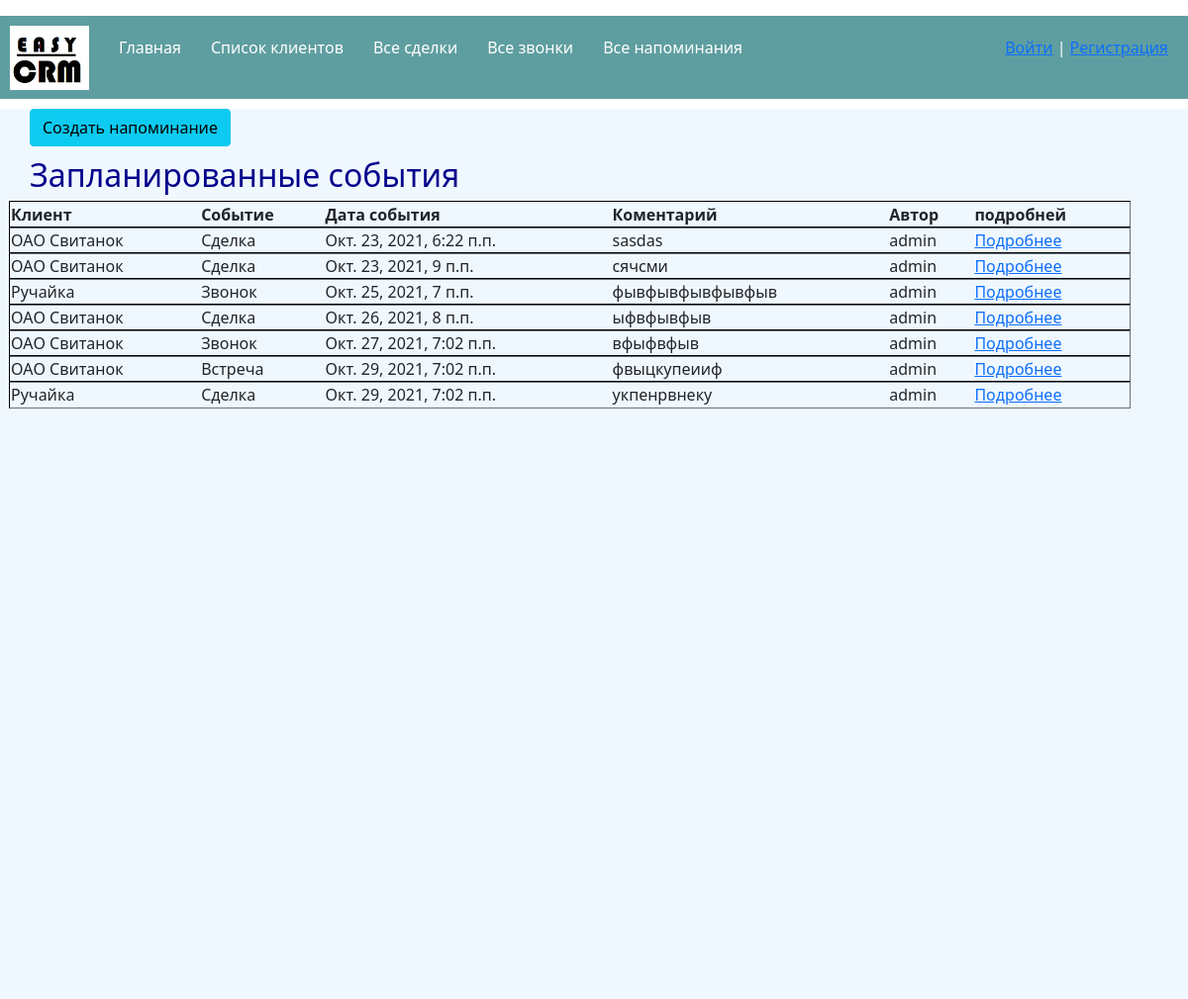
/list_reminders, run on an earlier commit of the app's database.
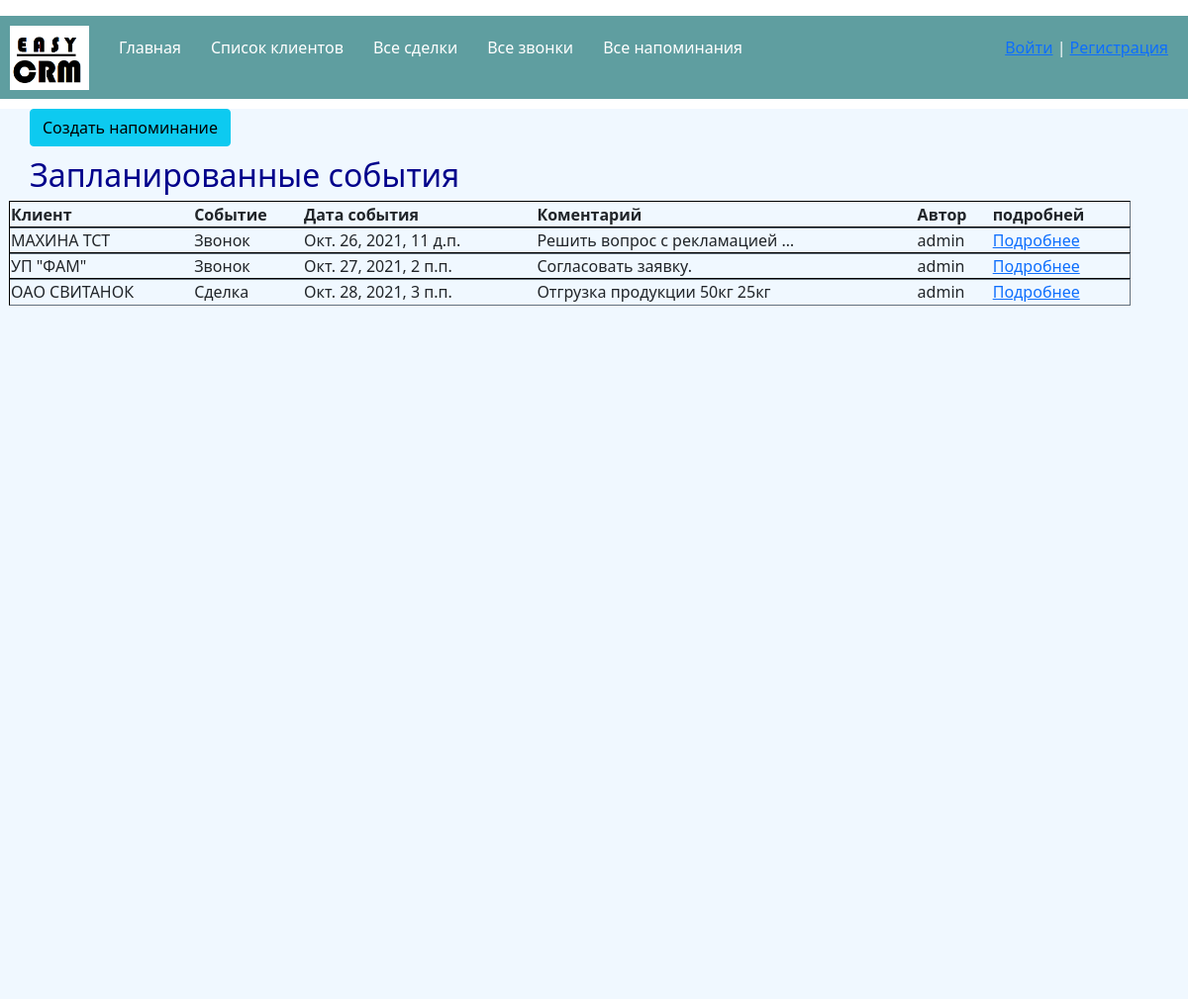
And on a later commit of the database.
### crm/models.py (models this page shows, shortened)
class Reminder(models.Model):
    client = models.ForeignKey(Client, related_name='reminders', on_delete=models.CASCADE)
    author = models.ForeignKey(User, on_delete=models.CASCADE)
    CHOISE_EVENT = (
        ('call', 'Звонок'),
        ('deal', 'Сделка'),
        ('meeting', 'Встреча'),
    )
    event_type = models.CharField(max_length=50, choices=CHOISE_EVENT)
    commentary = models.TextField('Коментарии')
    deadline = models.DateTimeField('Сроки')

class Client(models.Model):
    client_name = models.CharField('Название клиента', max_length=100)
    lpr = models.CharField('ФИО ЛПР-а', max_length=150)
    position = models.CharField('Должность', max_length=100)
    tel_number = models.CharField('Телефон', max_length=100)
    email = models.EmailField('Е-мэил', blank=True)
    adress = models.CharField('Адрес', max_length=255)
    commentary = models.TextField('Коментарии')
    publish = models.DateTimeField('Дата создания', default=timezone.now)
    author = models.ForeignKey(User, on_delete=models.CASCADE,
                               related_name='user_clients')
    def __str__(self):
        return self.client_name

### crm/views.py (the view)
# urls.py: path('list_reminders', views.list_reminders, name='list_reminders'),
def list_reminders(request):
    reminders = models.Reminder.objects.order_by('deadline')
    return render(request, 'crm/list_reminders.html', {'reminders': reminders})

### crm/templates/crm/list_reminders.html (shortened to what this page needs)
{% extends 'crm/base_two.html' %}
{% block content  %}
    <ul1>
    <a href="{% url 'create_reminder' %}"><li><button class="btn btn-info" type="submit">Создать напоминание</button></li></a>
    </ul1>
    <br>
    <br>
    <h2> Запланированные события </h2>
        <table class="table2">
    <tbody>
    <tr class="line">
        <th>Клиент</th>
        <th>Событие</th>
        <th>Дата события</th>
        <th>Коментарий</th>
        <th>Автор</th>
        <th>подробней</th>
    </tr>
    {% for el in reminders %}
        <tr class="line">
            <td>{{ el.client }}</td>
            <td>{{ el.get_event_type_display }}</td>
            <td>{{ el.deadline }}</td>
            <td>{{ el.commentary | truncatewords:4}}</td>
            <td>{{ el.author }}</td>
            <td><a href="{% url 'detailed_reminder' el.id %}"> Подробнее </a></td>
        </tr>
    {% endfor %}
    </tbody>
    </table>
{% endblock %}

What changed in the data, as far as the page shows it:
removed Reminder: client "ОАО Свитанок", event_type "Сделка", deadline "Окт. 23, 2021, 6:22 п.п.", commentary "sasdas", author "admin"
removed Reminder: client "ОАО Свитанок", event_type "Сделка", deadline "Окт. 23, 2021, 9 п.п.", commentary "сячсми", author "admin"
removed Reminder: client "Ручайка", event_type "Звонок", deadline "Окт. 25, 2021, 7 п.п.", commentary "фывфывфывфывфыв", author "admin"
removed Reminder: client "ОАО Свитанок", event_type "Сделка", deadline "Окт. 26, 2021, 8 п.п.", commentary "ыфвфывфыв", author "admin"
removed Reminder: client "ОАО Свитанок", event_type "Звонок", deadline "Окт. 27, 2021, 7:02 п.п.", commentary "вфыфвфыв", author "admin"
removed Reminder: client "ОАО Свитанок", event_type "Встреча", deadline "Окт. 29, 2021, 7:02 п.п.", commentary "фвыцкупеииф", author "admin"
removed Reminder: client "Ручайка", event_type "Сделка", deadline "Окт. 29, 2021, 7:02 п.п.", commentary "укпенрвнеку", author "admin"
added Reminder: client "МАХИНА ТСТ", event_type "Звонок", deadline "Окт. 26, 2021, 11 д.п.", commentary "Решить вопрос с рекламацией …", author "admin"
added Reminder: client "УП \"ФАМ\"", event_type "Звонок", deadline "Окт. 27, 2021, 2 п.п.", commentary "Согласовать заявку.", author "admin"
added Reminder: client "ОАО СВИТАНОК", event_type "Сделка", deadline "Окт. 28, 2021, 3 п.п.", commentary "Отгрузка продукции 50кг 25кг", author "admin"
